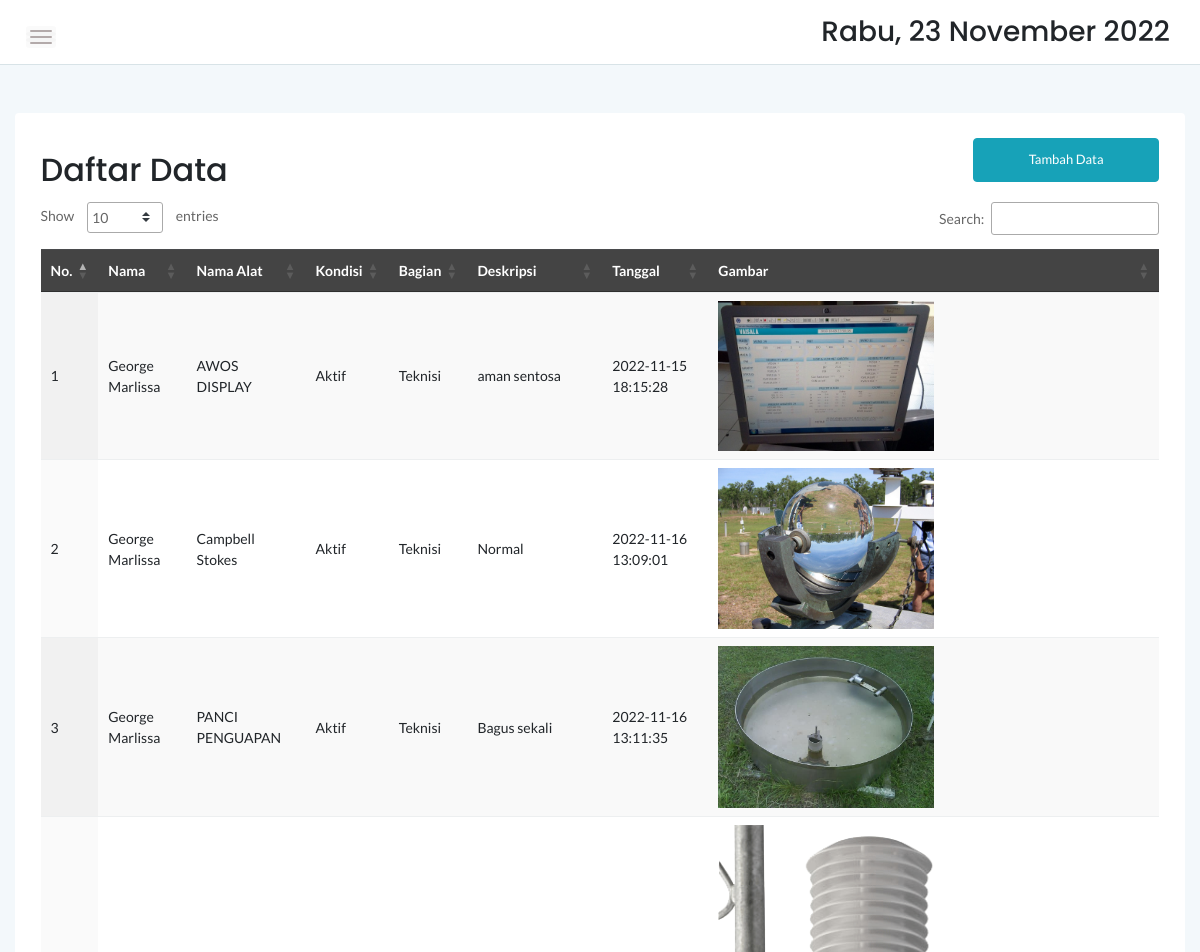
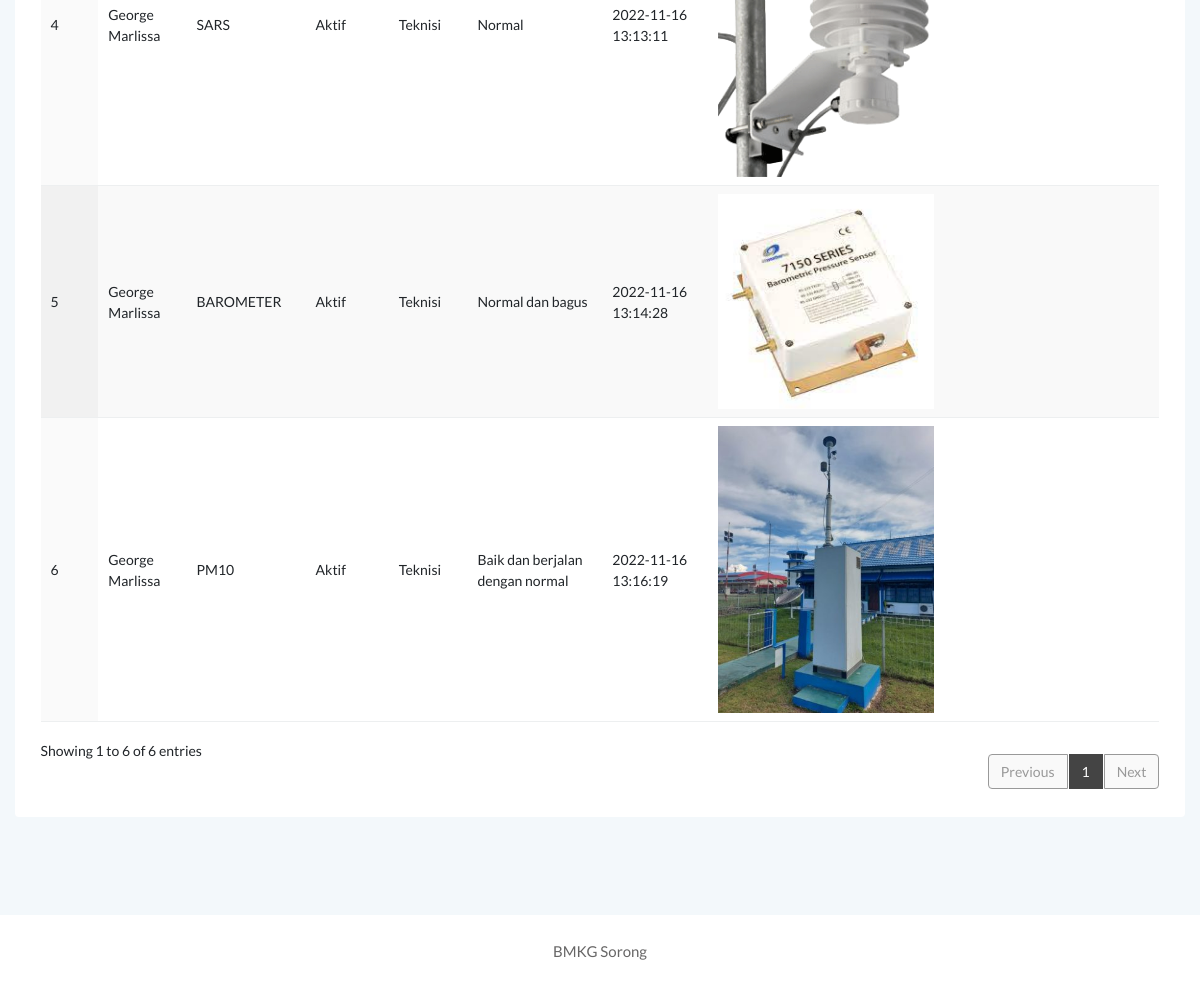
/admin/vendor.php, run on the app's committed database (2 pictures, top to bottom).
### tables this page shows
CREATE TABLE `alat` (
  `idalat` int(11) NOT NULL,
  `idkategori` int(11) NOT NULL,
  `nama` varchar(225) NOT NULL,
  `namaalat` varchar(200) NOT NULL,
  `gambar` varchar(1000) NOT NULL,
  `deskripsi` varchar(1000) NOT NULL,
  `kondisi` varchar(200) NOT NULL,
  `tgldibuat` timestamp NOT NULL DEFAULT current_timestamp()
);

CREATE TABLE `kategori` (
  `idkategori` int(11) NOT NULL,
  `namakategori` varchar(30) NOT NULL,
  `tgldibuat` timestamp NOT NULL DEFAULT current_timestamp()
);

### admin/vendor.php (the view, shortened to what this page needs)
<?php
	include '../dbconnect.php';
	?>
<!doctype html>
<html class="no-js" lang="en">
<head>
    <link rel="stylesheet" href="assets/css/bootstrap.min.css">
    <link rel="stylesheet" href="assets/css/font-awesome.min.css">
    <link rel="stylesheet" href="assets/css/themify-icons.css">
    <link rel="stylesheet" href="assets/css/metisMenu.css">
    <link rel="stylesheet" href="assets/css/owl.carousel.min.css">
    <link rel="stylesheet" href="assets/css/slicknav.min.css">
    <link rel="stylesheet" href="https://www.amcharts.com/lib/3/plugins/export/export.css" type="text/css" media="all" />
	<link rel="stylesheet" type="text/css" href="https://cdn.datatables.net/1.10.20/css/jquery.dataTables.min.css">
    <link rel="stylesheet" type="text/css" href="https://cdn.datatables.net/1.10.20/css/jquery.dataTables.css">
    <link rel="stylesheet" type="text/css" href="https://cdn.datatables.net/1.10.20/css/dataTables.bootstrap4.min.css">
    <link rel="stylesheet" type="text/css" href="https://cdn.datatables.net/responsive/2.2.3/css/responsive.bootstrap.min.css">
    <link rel="stylesheet" type="text/css" href="https://cdn.datatables.net/responsive/2.2.3/css/responsive.jqueryui.min.css">
	<link rel="stylesheet" type="text/css" href="https://cdn.datatables.net/buttons/1.5.2/css/buttons.dataTables.min.css">
    <link rel="stylesheet" href="assets/css/typography.css">
    <link rel="stylesheet" href="assets/css/default-css.css">
    <link rel="stylesheet" href="assets/css/styles.css">
    <link rel="stylesheet" href="assets/css/responsive.css">
</head>
<body>
    <div class="page-container">
        <div class="main-content">
            <div class="header-area">
                <div class="row align-items-center">
                    <div class="col-md-6 col-sm-8 clearfix">
                        <div class="nav-btn pull-left">
                            <span></span>
                            <span></span>
                            <span></span>
                        </div>
                    </div>
                    <div class="col-md-6 col-sm-4 clearfix">
                        <ul class="notification-area pull-right">
                            <li><h3><div class="date">
						</b></div></h3>
						</li>
                        </ul>
                    </div>
                </div>
            </div>
            <div class="main-content-inner">
                <div class="row mt-5 mb-5">
                    <div class="col-12">
                        <div class="card">
                            <div class="card-body">
                                <div class="d-sm-flex justify-content-between align-items-center">
									<h2>Daftar Data</h2>
									<button style="margin-bottom:20px" data-toggle="modal" data-target="#myModal" class="btn btn-info col-md-2">Tambah Data</button>
                                </div>
                                    <div class="data-tables datatable-dark">
										 <table id="dataTable3" class="display" style="width:100%"><thead class="thead-dark">
											<tr>
												<th>No.</th>
												<th>Nama</th>
												<th>Nama Alat</th>
												<th>Kondisi</th>
												<th>Bagian</th>
												<th>Deskripsi</th>
												<th>Tanggal</th>
												<th>Gambar</th>
											</tr></thead><tbody>
											<?php
											$brgs=mysqli_query($conn,"SELECT * from kategori k, alat p where k.idkategori=p.idkategori order by idalat ASC");
											$no=1;
											while($p=mysqli_fetch_array($brgs)){
												?>
												<tr>
													<td><?php echo $no++ ?></td>
													<td><?php echo $p['nama'] ?></td>
													<td><?php echo $p['namaalat'] ?></td>
													<td><?php echo $p['kondisi'] ?></td>
													<td><?php echo $p['namakategori'] ?></td>
													<td><?php echo $p['deskripsi'] ?></td>
													<td><?php echo $p['tgldibuat'] ?></td>
													<td><img src="../<?php echo $p['gambar'] ?>" width="50%"\></td>
												</tr>
												<?php
											}
											?>
										</tbody>
										</table>
                                    </div>
								 </div>
                            </div>
                        </div>
                    </div>
                </div>
            </div>
        </div>
        <footer>
            <div class="footer-area">
                <p>BMKG Sorong</p>
            </div>
        </footer>
</body>
</html>

### admin/assets/css/styles.css (style rules this page uses)
.page-container { width: 100%; height: 100%; min-height: 100vh; padding-left: 280px; -webkit-transition: padding-left 0.3s ease 0s; transition: padding-left 0.3s ease 0s; }
.card { border: none; border-radius: 4px; background-color: #fff; -webkit-transition: all 0.3s ease 0s; transition: all 0.3s ease 0s; }
.card-body { padding: 25.6px; padding: 1.6rem; }
.main-content { width: 100%; background: #F3F8FB; }
.main-content-inner { padding: 0 30px 50px; }
.header-area { padding: 15px 30px; background: #fff; border-bottom: 1px solid #d8e3e7; }
.nav-btn { margin-right: 30px; margin-top: 10px; cursor: pointer; }
.nav-btn span { display: block; width: 22px; height: 2px; background: #b3aaaa; margin: 4px 0; border-radius: 15px; -webkit-transition: all 0.3s ease 0s; transition: all 0.3s ease 0s; box-shadow: 0 0 0 4px rgba(99, 96, 96, 0.03); }
.notification-area { -webkit-user-select: none; -moz-user-select: none; -ms-user-select: none; user-select: none; position: relative; z-index: 1; }
.notification-area li { display: inline-block; margin-left: 20px; cursor: pointer; -webkit-user-select: none; -moz-user-select: none; -ms-user-select: none; user-select: none; }
.footer-area { text-align: center; padding: 23px 0 19px; background: #fff; }
.footer-area p { color: #676666; margin-bottom: 0; }
.btn { padding: 11px 17px; font-size: 13px; letter-spacing: 0; }
table tr th { border-bottom: none; }
table tr th, table tr td { border-top: 1px solid rgba(120, 130, 140, 0.13) !important; }
table.dataTable.no-footer { border-bottom: 1px solid rgba(120, 130, 140, 0.13) !important; }
table.dataTable thead th, table.dataTable thead td { border-bottom-color: transparent; }
.datatable-dark thead { background: #444; color: #fff; }

### admin/assets/css/responsive.css (style rules this page uses)
@media (min-width: 1200px) and (max-width: 1364px) { .main-content-inner { padding: 0 15px 50px; } }
@media (min-width: 1200px) and (max-width: 1364px) { .page-container, .sbar_collapsed.page-container { padding-left: 0; } }

### data on the page
alat: nama "George Marlissa", namaalat "AWOS DISPLAY", kondisi "Aktif", idkategori.namakategori "Teknisi", deskripsi "aman sentosa", tgldibuat "2022-11-15 18:15:28", gambar (picture)
alat: nama "George Marlissa", namaalat "Campbell Stokes", kondisi "Aktif", idkategori.namakategori "Teknisi", deskripsi "Normal", tgldibuat "2022-11-16 13:09:01", gambar (picture)
alat: nama "George Marlissa", namaalat "PANCI PENGUAPAN", kondisi "Aktif", idkategori.namakategori "Teknisi", deskripsi "Bagus sekali", tgldibuat "2022-11-16 13:11:35", gambar (picture)
alat: nama "George Marlissa", namaalat "SARS", kondisi "Aktif", idkategori.namakategori "Teknisi", deskripsi "Normal", tgldibuat "2022-11-16 13:13:11", gambar (picture)
alat: nama "George Marlissa", namaalat "BAROMETER", kondisi "Aktif", idkategori.namakategori "Teknisi", deskripsi "Normal dan bagus", tgldibuat "2022-11-16 13:14:28", gambar (picture)
alat: nama "George Marlissa", namaalat "PM10", kondisi "Aktif", idkategori.namakategori "Teknisi", deskripsi "Baik dan berjalan dengan normal", tgldibuat "2022-11-16 13:16:19", gambar (picture)
